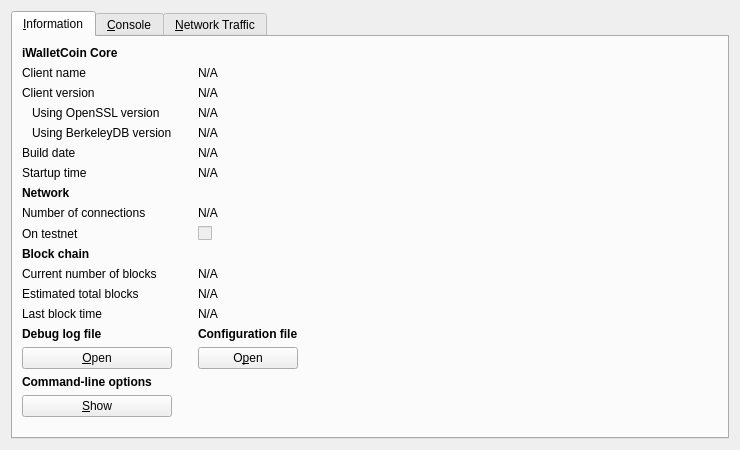
<?xml version="1.0" encoding="UTF-8"?>
<ui version="4.0">
 <class>RPCConsole</class>
 <widget class="QWidget" name="RPCConsole">
  <property name="geometry">
   <rect>
    <x>0</x>
    <y>0</y>
    <width>740</width>
    <height>450</height>
   </rect>
  </property>
  <property name="windowTitle">
   <string>iWalletCoin - Debug window</string>
  </property>
  <layout class="QVBoxLayout" name="verticalLayout_2">
   <item>
    <widget class="QTabWidget" name="tabWidget">
     <property name="currentIndex">
      <number>0</number>
     </property>
     <widget class="QWidget" name="tab_info">
      <attribute name="title">
       <string>&amp;Information</string>
      </attribute>
      <layout class="QGridLayout" name="gridLayout">
       <item row="15" column="2">
        <widget class="QLabel" name="labelConfigfile">
         <property name="font">
          <font>
           <weight>75</weight>
           <bold>true</bold>
          </font>
         </property>
         <property name="text">
          <string>Configuration file</string>
         </property>
        </widget>
       </item>
       <item row="13" column="2">
        <widget class="QLabel" name="lastBlockTime">
         <property name="cursor">
          <cursorShape>IBeamCursor</cursorShape>
         </property>
         <property name="text">
          <string>N/A</string>
         </property>
         <property name="textFormat">
          <enum>Qt::PlainText</enum>
         </property>
         <property name="textInteractionFlags">
          <set>Qt::LinksAccessibleByMouse|Qt::TextSelectableByKeyboard|Qt::TextSelectableByMouse</set>
         </property>
        </widget>
       </item>
       <item row="11" column="0">
        <widget class="QLabel" name="label_3">
         <property name="text">
          <string>Current number of blocks</string>
         </property>
        </widget>
       </item>
       <item row="11" column="2">
        <widget class="QLabel" name="numberOfBlocks">
         <property name="cursor">
          <cursorShape>IBeamCursor</cursorShape>
         </property>
         <property name="text">
          <string>N/A</string>
         </property>
         <property name="textFormat">
          <enum>Qt::PlainText</enum>
         </property>
         <property name="textInteractionFlags">
          <set>Qt::LinksAccessibleByMouse|Qt::TextSelectableByKeyboard|Qt::TextSelectableByMouse</set>
         </property>
        </widget>
       </item>
       <item row="17" column="0">
        <widget class="QLabel" name="labelCLOptions">
         <property name="font">
          <font>
           <weight>75</weight>
           <bold>true</bold>
          </font>
         </property>
         <property name="text">
          <string>Command-line options</string>
         </property>
        </widget>
       </item>
       <item row="16" column="0">
        <widget class="QPushButton" name="openDebugLogfileButton">
         <property name="toolTip">
          <string>Open the iWalletCoin debug log file from the current data directory. This can take a few seconds for large log files.</string>
         </property>
         <property name="text">
          <string>&amp;Open</string>
         </property>
         <property name="autoDefault">
          <bool>false</bool>
         </property>
        </widget>
       </item>
       <item row="15" column="0">
        <widget class="QLabel" name="labelDebugLogfile">
         <property name="font">
          <font>
           <weight>75</weight>
           <bold>true</bold>
          </font>
         </property>
         <property name="text">
          <string>Debug log file</string>
         </property>
        </widget>
       </item>
       <item row="18" column="3" rowspan="2">
        <spacer name="horizontalSpacer">
         <property name="orientation">
          <enum>Qt::Horizontal</enum>
         </property>
         <property name="sizeHint" stdset="0">
          <size>
           <width>404</width>
           <height>20</height>
          </size>
         </property>
        </spacer>
       </item>
       <item row="19" column="1">
        <spacer name="verticalSpacer">
         <property name="orientation">
          <enum>Qt::Vertical</enum>
         </property>
         <property name="sizeHint" stdset="0">
          <size>
           <width>20</width>
           <height>40</height>
          </size>
         </property>
        </spacer>
       </item>
       <item row="18" column="0">
        <widget class="QPushButton" name="showCLOptionsButton">
         <property name="toolTip">
          <string>Show the iWalletCoin-Qt help message to get a list with possible iWalletCoin command-line options.</string>
         </property>
         <property name="text">
          <string>&amp;Show</string>
         </property>
         <property name="autoDefault">
          <bool>false</bool>
         </property>
        </widget>
       </item>
       <item row="13" column="0">
        <widget class="QLabel" name="label_2">
         <property name="text">
          <string>Last block time</string>
         </property>
        </widget>
       </item>
       <item row="7" column="0">
        <widget class="QLabel" name="label_11">
         <property name="font">
          <font>
           <weight>75</weight>
           <bold>true</bold>
          </font>
         </property>
         <property name="text">
          <string>Network</string>
         </property>
        </widget>
       </item>
       <item row="6" column="2">
        <widget class="QLabel" name="startupTime">
         <property name="cursor">
          <cursorShape>IBeamCursor</cursorShape>
         </property>
         <property name="text">
          <string>N/A</string>
         </property>
         <property name="textFormat">
          <enum>Qt::PlainText</enum>
         </property>
         <property name="textInteractionFlags">
          <set>Qt::LinksAccessibleByMouse|Qt::TextSelectableByKeyboard|Qt::TextSelectableByMouse</set>
         </property>
        </widget>
       </item>
       <item row="6" column="0">
        <widget class="QLabel" name="label_13">
         <property name="text">
          <string>Startup time</string>
         </property>
        </widget>
       </item>
       <item row="9" column="0">
        <widget class="QLabel" name="label_8">
         <property name="text">
          <string>On testnet</string>
         </property>
        </widget>
       </item>
       <item row="8" column="2">
        <widget class="QLabel" name="numberOfConnections">
         <property name="cursor">
          <cursorShape>IBeamCursor</cursorShape>
         </property>
         <property name="text">
          <string>N/A</string>
         </property>
         <property name="textFormat">
          <enum>Qt::PlainText</enum>
         </property>
         <property name="textInteractionFlags">
          <set>Qt::LinksAccessibleByMouse|Qt::TextSelectableByKeyboard|Qt::TextSelectableByMouse</set>
         </property>
        </widget>
       </item>
       <item row="8" column="0">
        <widget class="QLabel" name="label_7">
         <property name="text">
          <string>Number of connections</string>
         </property>
        </widget>
       </item>
       <item row="10" column="0">
        <widget class="QLabel" name="label_10">
         <property name="font">
          <font>
           <weight>75</weight>
           <bold>true</bold>
          </font>
         </property>
         <property name="text">
          <string>Block chain</string>
         </property>
        </widget>
       </item>
       <item row="9" column="2">
        <widget class="QCheckBox" name="isTestNet">
         <property name="enabled">
          <bool>false</bool>
         </property>
         <property name="text">
          <string/>
         </property>
        </widget>
       </item>
       <item row="12" column="0">
        <widget class="QLabel" name="label_4">
         <property name="text">
          <string>Estimated total blocks</string>
         </property>
        </widget>
       </item>
       <item row="12" column="2">
        <widget class="QLabel" name="totalBlocks">
         <property name="cursor">
          <cursorShape>IBeamCursor</cursorShape>
         </property>
         <property name="text">
          <string>N/A</string>
         </property>
         <property name="textFormat">
          <enum>Qt::PlainText</enum>
         </property>
         <property name="textInteractionFlags">
          <set>Qt::LinksAccessibleByMouse|Qt::TextSelectableByKeyboard|Qt::TextSelectableByMouse</set>
         </property>
        </widget>
       </item>
       <item row="2" column="2">
        <widget class="QLabel" name="clientVersion">
         <property name="cursor">
          <cursorShape>IBeamCursor</cursorShape>
         </property>
         <property name="text">
          <string>N/A</string>
         </property>
         <property name="textFormat">
          <enum>Qt::PlainText</enum>
         </property>
         <property name="textInteractionFlags">
          <set>Qt::LinksAccessibleByMouse|Qt::TextSelectableByKeyboard|Qt::TextSelectableByMouse</set>
         </property>
        </widget>
       </item>
       <item row="4" column="0">
        <widget class="QLabel" name="label_berkeleyDBVersion">
         <property name="text">
          <string>Using BerkeleyDB version</string>
         </property>
         <property name="indent">
          <number>10</number>
         </property>
        </widget>
       </item>
       <item row="3" column="0">
        <widget class="QLabel" name="label_14">
         <property name="text">
          <string>Using OpenSSL version</string>
         </property>
         <property name="indent">
          <number>10</number>
         </property>
        </widget>
       </item>
       <item row="3" column="2">
        <widget class="QLabel" name="openSSLVersion">
         <property name="cursor">
          <cursorShape>IBeamCursor</cursorShape>
         </property>
         <property name="text">
          <string>N/A</string>
         </property>
         <property name="textFormat">
          <enum>Qt::PlainText</enum>
         </property>
         <property name="textInteractionFlags">
          <set>Qt::LinksAccessibleByMouse|Qt::TextSelectableByKeyboard|Qt::TextSelectableByMouse</set>
         </property>
        </widget>
       </item>
       <item row="4" column="2">
        <widget class="QLabel" name="berkeleyDBVersion">
         <property name="cursor">
          <cursorShape>IBeamCursor</cursorShape>
         </property>
         <property name="text">
          <string>N/A</string>
         </property>
         <property name="textFormat">
          <enum>Qt::PlainText</enum>
         </property>
         <property name="textInteractionFlags">
          <set>Qt::LinksAccessibleByMouse|Qt::TextSelectableByKeyboard|Qt::TextSelectableByMouse</set>
         </property>
        </widget>
       </item>
       <item row="5" column="0">
        <widget class="QLabel" name="label_12">
         <property name="text">
          <string>Build date</string>
         </property>
        </widget>
       </item>
       <item row="5" column="2">
        <widget class="QLabel" name="buildDate">
         <property name="cursor">
          <cursorShape>IBeamCursor</cursorShape>
         </property>
         <property name="text">
          <string>N/A</string>
         </property>
         <property name="textFormat">
          <enum>Qt::PlainText</enum>
         </property>
         <property name="textInteractionFlags">
          <set>Qt::LinksAccessibleByMouse|Qt::TextSelectableByKeyboard|Qt::TextSelectableByMouse</set>
         </property>
        </widget>
       </item>
       <item row="2" column="0">
        <widget class="QLabel" name="label_6">
         <property name="text">
          <string>Client version</string>
         </property>
        </widget>
       </item>
       <item row="0" column="0">
        <widget class="QLabel" name="label_9">
         <property name="font">
          <font>
           <weight>75</weight>
           <bold>true</bold>
          </font>
         </property>
         <property name="text">
          <string>iWalletCoin Core</string>
         </property>
        </widget>
       </item>
       <item row="1" column="2">
        <widget class="QLabel" name="clientName">
         <property name="cursor">
          <cursorShape>IBeamCursor</cursorShape>
         </property>
         <property name="text">
          <string>N/A</string>
         </property>
         <property name="textFormat">
          <enum>Qt::PlainText</enum>
         </property>
         <property name="textInteractionFlags">
          <set>Qt::LinksAccessibleByMouse|Qt::TextSelectableByKeyboard|Qt::TextSelectableByMouse</set>
         </property>
        </widget>
       </item>
       <item row="1" column="0">
        <widget class="QLabel" name="label_5">
         <property name="text">
          <string>Client name</string>
         </property>
        </widget>
       </item>
       <item row="14" column="2">
        <spacer name="verticalSpacer_2">
         <property name="orientation">
          <enum>Qt::Vertical</enum>
         </property>
         <property name="sizeHint" stdset="0">
          <size>
           <width>20</width>
           <height>20</height>
          </size>
         </property>
        </spacer>
       </item>
       <item row="16" column="2">
        <widget class="QPushButton" name="openConfigurationfileButton">
         <property name="toolTip">
          <string>Open the iWalletCoin configuration file from the current data directory.</string>
         </property>
         <property name="text">
          <string>O&amp;pen</string>
         </property>
         <property name="autoDefault">
          <bool>false</bool>
         </property>
        </widget>
       </item>
      </layout>
     </widget>
     <widget class="QWidget" name="tab_console">
      <attribute name="title">
       <string>&amp;Console</string>
      </attribute>
      <layout class="QVBoxLayout" name="verticalLayout_3">
       <property name="spacing">
        <number>3</number>
       </property>
       <item>
        <widget class="QTextEdit" name="messagesWidget">
         <property name="minimumSize">
          <size>
           <width>0</width>
           <height>100</height>
          </size>
         </property>
         <property name="readOnly">
          <bool>true</bool>
         </property>
         <property name="tabKeyNavigation" stdset="0">
          <bool>false</bool>
         </property>
         <property name="columnCount" stdset="0">
          <number>2</number>
         </property>
        </widget>
       </item>
       <item>
        <layout class="QHBoxLayout" name="horizontalLayout">
         <property name="spacing">
          <number>3</number>
         </property>
         <item>
          <widget class="QLabel" name="label">
           <property name="text">
            <string notr="true">&gt;</string>
           </property>
          </widget>
         </item>
         <item>
          <widget class="QLineEdit" name="lineEdit"/>
         </item>
         <item>
          <widget class="QPushButton" name="clearButton">
           <property name="maximumSize">
            <size>
             <width>24</width>
             <height>24</height>
            </size>
           </property>
           <property name="toolTip">
            <string>Clear console</string>
           </property>
           <property name="text">
            <string/>
           </property>
           <property name="icon">
            <iconset resource="../bitcoin.qrc">
             <normaloff>:/icons/remove</normaloff>:/icons/remove</iconset>
           </property>
           <property name="shortcut">
            <string notr="true">Ctrl+L</string>
           </property>
           <property name="autoDefault">
            <bool>false</bool>
           </property>
          </widget>
         </item>
        </layout>
       </item>
      </layout>
     </widget>
     <widget class="QWidget" name="tab_nettraffic">
      <attribute name="title">
       <string>&amp;Network Traffic</string>
      </attribute>
      <layout class="QHBoxLayout" name="horizontalLayout_3">
       <item>
        <layout class="QVBoxLayout" name="verticalLayout_4">
         <item>
          <widget class="TrafficGraphWidget" name="trafficGraph" native="true">
           <property name="sizePolicy">
            <sizepolicy hsizetype="Expanding" vsizetype="Expanding">
             <horstretch>0</horstretch>
             <verstretch>0</verstretch>
            </sizepolicy>
           </property>
          </widget>
         </item>
         <item>
          <layout class="QHBoxLayout" name="horizontalLayout_2">
           <item>
            <widget class="QSlider" name="sldGraphRange">
             <property name="minimum">
              <number>1</number>
             </property>
             <property name="maximum">
              <number>288</number>
             </property>
             <property name="pageStep">
              <number>12</number>
             </property>
             <property name="value">
              <number>6</number>
             </property>
             <property name="orientation">
              <enum>Qt::Horizontal</enum>
             </property>
            </widget>
           </item>
           <item>
            <widget class="QLabel" name="lblGraphRange">
             <property name="minimumSize">
              <size>
               <width>100</width>
               <height>0</height>
              </size>
             </property>
             <property name="alignment">
              <set>Qt::AlignCenter</set>
             </property>
            </widget>
           </item>
           <item>
            <widget class="QPushButton" name="btnClearTrafficGraph">
             <property name="text">
              <string>&amp;Clear</string>
             </property>
             <property name="autoDefault">
              <bool>false</bool>
             </property>
            </widget>
           </item>
          </layout>
         </item>
        </layout>
       </item>
       <item>
        <layout class="QVBoxLayout" name="verticalLayout">
         <item>
          <widget class="QGroupBox" name="groupBox">
           <property name="title">
            <string>Totals</string>
           </property>
           <layout class="QVBoxLayout" name="verticalLayout_5">
            <item>
             <layout class="QHBoxLayout" name="horizontalLayout_4">
              <item>
               <widget class="Line" name="line">
                <property name="sizePolicy">
                 <sizepolicy hsizetype="Fixed" vsizetype="Fixed">
                  <horstretch>0</horstretch>
                  <verstretch>0</verstretch>
                 </sizepolicy>
                </property>
                <property name="minimumSize">
                 <size>
                  <width>10</width>
                  <height>0</height>
                 </size>
                </property>
                <property name="palette">
                 <palette>
                  <active>
                   <colorrole role="Light">
                    <brush brushstyle="SolidPattern">
                     <color alpha="255">
                      <red>0</red>
                      <green>255</green>
                      <blue>0</blue>
                     </color>
                    </brush>
                   </colorrole>
                  </active>
                  <inactive>
                   <colorrole role="Light">
                    <brush brushstyle="SolidPattern">
                     <color alpha="255">
                      <red>0</red>
                      <green>255</green>
                      <blue>0</blue>
                     </color>
                    </brush>
                   </colorrole>
                  </inactive>
                  <disabled>
                   <colorrole role="Light">
                    <brush brushstyle="SolidPattern">
                     <color alpha="255">
                      <red>0</red>
                      <green>255</green>
                      <blue>0</blue>
                     </color>
                    </brush>
                   </colorrole>
                  </disabled>
                 </palette>
                </property>
                <property name="orientation">
                 <enum>Qt::Horizontal</enum>
                </property>
               </widget>
              </item>
              <item>
               <widget class="QLabel" name="label_16">
                <property name="text">
                 <string>Received:</string>
                </property>
               </widget>
              </item>
              <item>
               <widget class="QLabel" name="lblBytesIn">
                <property name="minimumSize">
                 <size>
                  <width>50</width>
                  <height>0</height>
                 </size>
                </property>
                <property name="alignment">
                 <set>Qt::AlignRight|Qt::AlignTrailing|Qt::AlignVCenter</set>
                </property>
               </widget>
              </item>
             </layout>
            </item>
            <item>
             <layout class="QHBoxLayout" name="horizontalLayout_5">
              <item>
               <widget class="Line" name="line_2">
                <property name="sizePolicy">
                 <sizepolicy hsizetype="Fixed" vsizetype="Fixed">
                  <horstretch>0</horstretch>
                  <verstretch>0</verstretch>
                 </sizepolicy>
                </property>
                <property name="minimumSize">
                 <size>
                  <width>10</width>
                  <height>0</height>
                 </size>
                </property>
                <property name="palette">
                 <palette>
                  <active>
                   <colorrole role="Light">
                    <brush brushstyle="SolidPattern">
                     <color alpha="255">
                      <red>255</red>
                      <green>0</green>
                      <blue>0</blue>
                     </color>
                    </brush>
                   </colorrole>
                  </active>
                  <inactive>
                   <colorrole role="Light">
                    <brush brushstyle="SolidPattern">
                     <color alpha="255">
                      <red>255</red>
                      <green>0</green>
                      <blue>0</blue>
                     </color>
                    </brush>
                   </colorrole>
                  </inactive>
                  <disabled>
                   <colorrole role="Light">
                    <brush brushstyle="SolidPattern">
                     <color alpha="255">
                      <red>255</red>
                      <green>0</green>
                      <blue>0</blue>
                     </color>
                    </brush>
                   </colorrole>
                  </disabled>
                 </palette>
                </property>
                <property name="orientation">
                 <enum>Qt::Horizontal</enum>
                </property>
               </widget>
              </item>
              <item>
               <widget class="QLabel" name="label_17">
                <property name="text">
                 <string>Sent:</string>
                </property>
               </widget>
              </item>
              <item>
               <widget class="QLabel" name="lblBytesOut">
                <property name="minimumSize">
                 <size>
                  <width>50</width>
                  <height>0</height>
                 </size>
                </property>
                <property name="alignment">
                 <set>Qt::AlignRight|Qt::AlignTrailing|Qt::AlignVCenter</set>
                </property>
               </widget>
              </item>
             </layout>
            </item>
            <item>
             <spacer name="verticalSpacer_4">
              <property name="orientation">
               <enum>Qt::Vertical</enum>
              </property>
              <property name="sizeHint" stdset="0">
               <size>
                <width>20</width>
                <height>407</height>
               </size>
              </property>
             </spacer>
            </item>
           </layout>
          </widget>
         </item>
        </layout>
       </item>
      </layout>
     </widget>
    </widget>
   </item>
  </layout>
 </widget>
 <customwidgets>
  <customwidget>
   <class>TrafficGraphWidget</class>
   <extends>QWidget</extends>
   <header>trafficgraphwidget.h</header>
   <container>1</container>
   <slots>
    <slot>clear()</slot>
   </slots>
  </customwidget>
 </customwidgets>
 <resources>
  <include location="../bitcoin.qrc"/>
 </resources>
 <connections/>
</ui>
